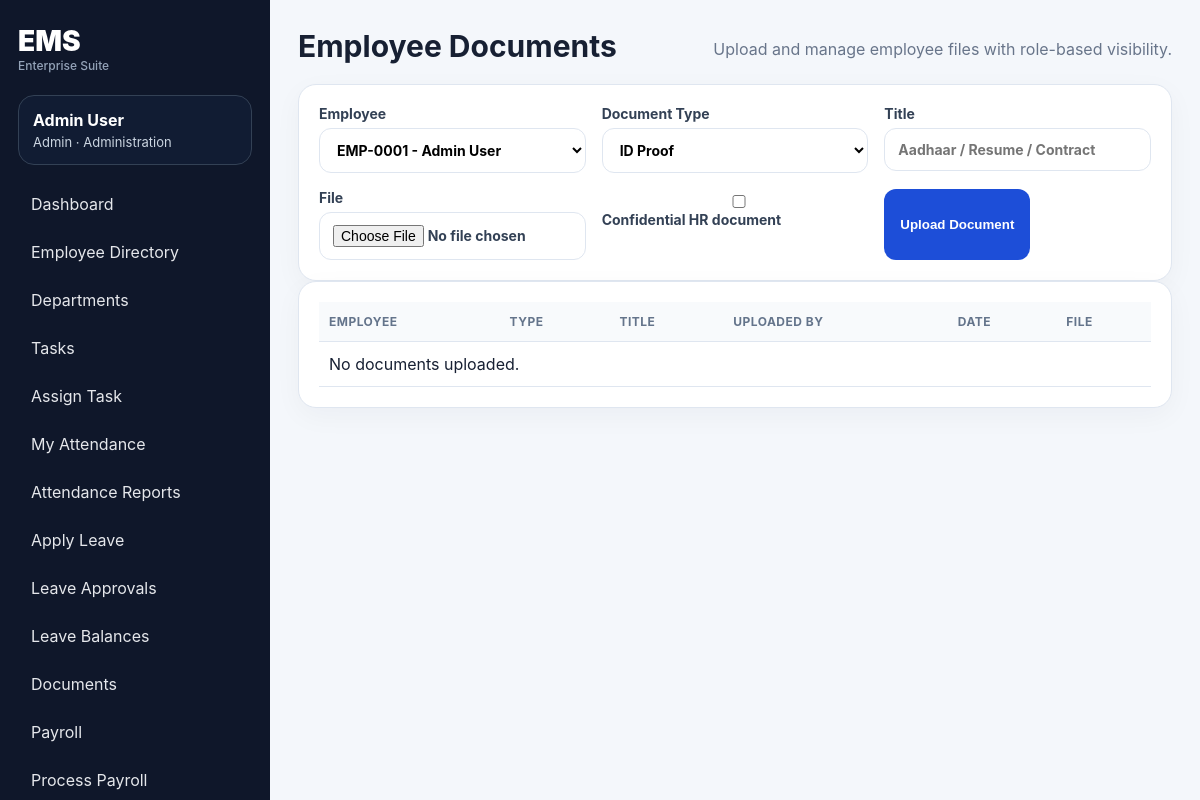
Page /documents/ (signed in) on the committed database.
### ems/models.py (models this page shows, shortened)
class UserProfile(models.Model):
    userId = models.CharField('Employee ID', max_length=80, unique=True)
    username = models.CharField(max_length=100, unique=True)
    password = models.CharField(max_length=255)
    role = models.CharField(max_length=20, choices=ROLE_CHOICES, default='employee')
    full_name = models.CharField(max_length=160, blank=True)
    email = models.EmailField(unique=True)
    phone = models.CharField(max_length=30, blank=True)
    designation = models.CharField(max_length=100, blank=True)
    department = models.ForeignKey(Department, null=True, blank=True, on_delete=models.SET_NULL, related_name='employees')
    manager = models.ForeignKey('self', null=True, blank=True, on_delete=models.SET_NULL, related_name='team_members')
    date_joined = models.DateField(default=timezone.localdate)
    employment_status = models.CharField(max_length=30, choices=EMPLOYMENT_STATUS, default='Active')
    work_location = models.CharField(max_length=120, default='Head Office')
    experience = models.IntegerField(default=0)
    skillset = models.JSONField(default=list, blank=True)
    leaveBalance = models.IntegerField(default=12)
    leaveTakenThisYear = models.IntegerField(default=0)
    salary_ctc = models.DecimalField(max_digits=12, decimal_places=2, default=0)
    bank_name = models.CharField(max_length=120, blank=True)
    account_last4 = models.CharField(max_length=4, blank=True)
    projectWorkingOn = models.CharField(max_length=200, blank=True)
    emergency_contact = models.CharField(max_length=120, blank=True)
    createdAt = models.DateTimeField(auto_now_add=True)
    last_login_at = models.DateTimeField(null=True, blank=True)
    failed_login_attempts = models.IntegerField(default=0)
    must_change_password = models.BooleanField(default=False)
    updatedAt = models.DateTimeField(auto_now=True)
    @property
    def display_name(self):
        return self.full_name or self.username

class Department(models.Model):
    name = models.CharField(max_length=120, unique=True)
    code = models.CharField(max_length=20, unique=True)
    head = models.CharField(max_length=120, blank=True)
    location = models.CharField(max_length=120, blank=True)
    created_at = models.DateTimeField(auto_now_add=True)

### ems/views.py (the view, shortened to what this page needs)
# urls.py: path('documents/', views.documents, name='documents'),
@login_required
def documents(request):
    user = request.profile
    if user.role in ['admin', 'hr']:
        employees = UserProfile.objects.order_by('full_name')
        docs = EmployeeDocument.objects.select_related('employee','uploaded_by').order_by('-createdAt')
    elif user.role == 'manager':
        employees = managed_employee_queryset(user).filter(role='employee')
        docs = EmployeeDocument.objects.select_related('employee','uploaded_by').filter(employee__manager=user).order_by('-createdAt')
    else:
        employees = UserProfile.objects.filter(id=user.id)
        docs = EmployeeDocument.objects.select_related('employee','uploaded_by').filter(employee=user).order_by('-createdAt')
    return render(request, 'ems/documents.html', base_context(request, documents=docs, employees=employees))

### ems/views.py (called while the page is built)
def ensure_leave_balances(user):
    year = timezone.localdate().year
    for leave_type, opening in [('Casual Leave', 12), ('Sick Leave', 8), ('Earned Leave', 12)]:
        LeaveBalance.objects.get_or_create(
            employee=user,
            year=year,
            leave_type=leave_type,
            defaults={'opening_balance': opening, 'credited': 0, 'used': 0, 'adjusted': 0},
        )

def current_user(request):
    uid = request.session.get('profile_id')
    return UserProfile.objects.filter(id=uid).first() if uid else None

def login_required(view):
    @wraps(view)
    def wrapper(request, *args, **kwargs):
        seed_defaults()
        user = current_user(request)
        if not user:
            messages.warning(request, 'Please login first.')
            return redirect('login')
        request.profile = user
        return view(request, *args, **kwargs)
    return wrapper

def base_context(request, **kwargs):
    data = {'me': getattr(request, 'profile', current_user(request))}
    data.update(kwargs)
    return data

### ems/templates/ems/documents.html
{% extends 'ems/base.html' %}{% block title %}Documents{% endblock %}{% block content %}
<div class="page-head"><h1>Employee Documents</h1><p>Upload and manage employee files with role-based visibility.</p></div>
<form class="card form-grid" method="post" enctype="multipart/form-data">{% csrf_token %}
  <label>Employee<select name="employee">{% for e in employees %}<option value="{{ e.id }}">{{ e.userId }} - {{ e.display_name }}</option>{% endfor %}</select></label>
  <label>Document Type<select name="document_type"><option>ID Proof</option><option>Resume</option><option>Offer Letter</option><option>Certificate</option><option>Other</option></select></label>
  <label>Title<input name="title" placeholder="Aadhaar / Resume / Contract"></label>
  <label>File<input type="file" name="file" required></label>
  {% if me.role == 'admin' or me.role == 'hr' %}<label class="check"><input type="checkbox" name="is_confidential"> Confidential HR document</label>{% endif %}
  <button class="btn primary">Upload Document</button>
</form>
<div class="card"><table><tr><th>Employee</th><th>Type</th><th>Title</th><th>Uploaded By</th><th>Date</th><th>File</th></tr>{% for d in documents %}<tr><td>{{ d.employee.display_name }}</td><td>{{ d.document_type }}</td><td>{{ d.title }}</td><td>{{ d.uploaded_by.display_name|default:'System' }}</td><td>{{ d.createdAt|date:'d M Y' }}</td><td><a href="{{ d.file.url }}" target="_blank">Open</a></td></tr>{% empty %}<tr><td colspan="6">No documents uploaded.</td></tr>{% endfor %}</table></div>
{% endblock %}

### ems/templates/ems/base.html (shortened to what this page needs)
{% load static %}
<!doctype html>
<html lang="en">
<head>
  <link rel="stylesheet" href="{% static 'ems/style.css' %}">
</head>
<body>
{% if me %}
<aside class="sidebar">
  <div class="brand"><span>EMS</span><small>Enterprise Suite</small></div>
  <div class="userbox"><b>{{ me.display_name }}</b><span>{{ me.role|title }} · {{ me.department.name|default:'No Dept' }}</span></div>
  <nav>
    <a href="{% url 'dashboard' %}">Dashboard</a>
    <a href="{% url 'employees' %}">Employee Directory</a>
    {% if me.role == 'admin' or me.role == 'hr' %}<a href="{% url 'departments' %}">Departments</a>{% endif %}
    <a href="{% url 'tasks' %}">Tasks</a>
    {% if me.role != 'employee' %}<a href="{% url 'task_assign' %}">Assign Task</a>{% endif %}
    <a href="{% url 'attendance' %}">My Attendance</a>
    {% if me.role != 'employee' %}<a href="{% url 'attendance_reports' %}">Attendance Reports</a>{% endif %}
    <a href="{% url 'leave_apply' %}">Apply Leave</a>
    <a href="{% url 'leaves' %}">Leave Approvals</a>
    <a href="{% url 'leave_balances' %}">Leave Balances</a>
    <a href="{% url 'documents' %}">Documents</a>
    <a href="{% url 'payroll' %}">Payroll</a>
    {% if me.role == 'admin' or me.role == 'hr' %}
      <a href="{% url 'payroll_assign' %}">Process Payroll</a>
    {% endif %}
  </nav>
</aside>
{% endif %}
<main class="main {% if not me %}auth-main{% endif %}">
  {% block content %}{% endblock %}
</main>
</body>
</html>

### ems/static/ems/style.css (style rules this page uses)
:root { --bg:#f4f7fb;--panel:#fff;--text:#172033;--muted:#68758a;--primary:#1d4ed8;--primary2:#0f172a;--border:#dfe6f0;--success:#15803d;--danger:#b91c1c;--warn:#b45309 }
* { box-sizing:border-box }
body { margin:0;font-family:Inter,Segoe UI,Arial,sans-serif;background:var(--bg);color:var(--text) }
a { color:var(--primary);text-decoration:none }
.sidebar { position:fixed;left:0;top:0;bottom:0;width:270px;background:#0f172a;color:white;padding:24px 18px;overflow:auto }
.brand { font-size:28px;font-weight:900;margin-bottom:22px }
.brand small { display:block;font-size:12px;color:#94a3b8;font-weight:500 }
.userbox { padding:14px;border:1px solid #334155;border-radius:16px;margin-bottom:18px;background:#111c33 }
.userbox b,.userbox span { display:block }
.userbox span { color:#cbd5e1;font-size:13px;margin-top:4px }
.sidebar nav { display:grid;gap:6px }
.sidebar nav a { color:#e5e7eb;padding:11px 13px;border-radius:12px }
.main { margin-left:270px;padding:28px;min-height:100vh }
label { font-weight:700;color:#334155;font-size:14px }
input,select,textarea { width:100%;padding:12px 13px;border:1px solid var(--border);border-radius:12px;background:#fff;margin-top:6px;font:inherit }
.page-head { display:flex;align-items:center;justify-content:space-between;margin-bottom:20px;gap:20px }
.page-head h1 { margin:0;font-size:30px }
.page-head p { margin:6px 0 0;color:var(--muted) }
.card,.panel { background:var(--panel);border:1px solid var(--border);border-radius:18px;box-shadow:0 8px 28px #0f172a0a }
.card { padding:20px }
.btn,button { border:0;border-radius:12px;background:#e2e8f0;color:#0f172a;padding:11px 16px;font-weight:800;cursor:pointer }
.btn.primary,button.primary { background:var(--primary);color:white }
.form-grid { display:grid;grid-template-columns:repeat(3,minmax(180px,1fr));gap:16px }
.form-grid button { width:max-content }
table { width:100%;border-collapse:collapse }
th,td { padding:12px 10px;border-bottom:1px solid var(--border);text-align:left;vertical-align:top }
th { font-size:12px;text-transform:uppercase;letter-spacing:.04em;color:#64748b;background:#f8fafc }
small { color:var(--muted) }

### rows in the picture
UserProfile: display_name "Admin User", role "Admin", department.name "Administration"

### other values in the picture
form field employee "EMP-0001 - Admin User"
